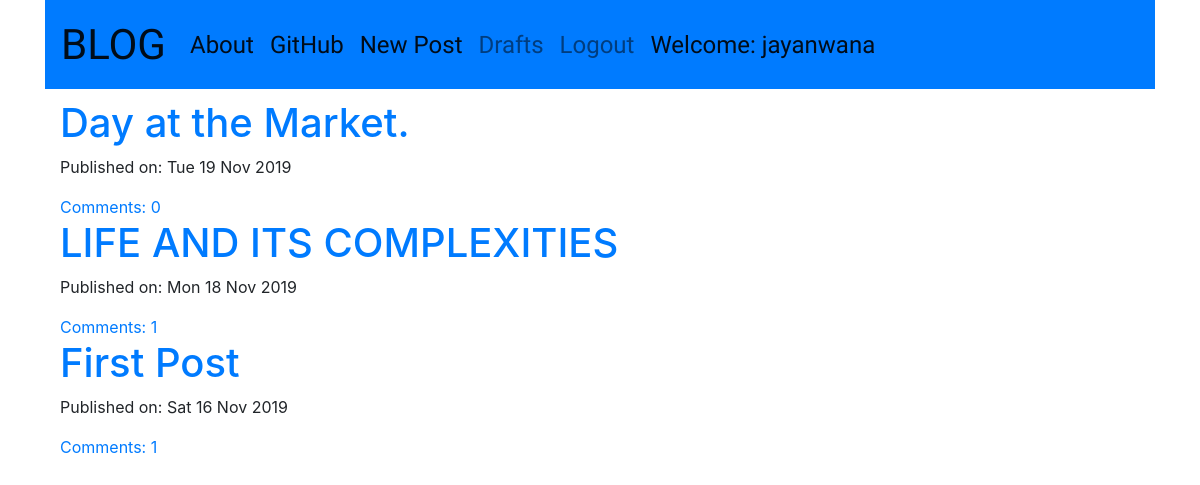
The app's page / (signed in) with its own data.
### blog_app/models.py (models this page shows, shortened)
class Post(models.Model):
    author = models.ForeignKey('auth.User', models.CASCADE)
    title = models.CharField(max_length=64)
    text = models.TextField()
    create_date = models.DateTimeField(default=timezone.now)
    published_date = models.DateTimeField(blank=True, null=True)
    def approve_comment(self):
        return self.comments.filter(approved_comment=True)

### blog_app/views.py (the view)
# urls.py: re_path(r'^$', views.PostListView.as_view(),
class PostListView(ListView):
    model = Post
    def get_queryset(self):
        return Post.objects.filter(published_date__lte=timezone.now()).order_by('-published_date')

### blog_app/templates/blog_app/post_list.html (shortened to what this page needs)
<!DOCTYPE html>
{% extends "blog_app/base.html" %}
{% block body %}
    <div class="centerstage loader">
        {% for post in post_list %}
        <div class="post">
            <h1><a href="{% url 'blog_app:post_detail' pk=post.pk %}">{{post.title}}</a></h1>
            <div class="date">
                <p>Published on: {{post.published_date|date:'D d M Y'}}</p>
            </div>
            <a href="{% url 'blog_app:post_detail' pk=post.pk %}">Comments: {{ post.approve_comment.count }}</a>
        </div>
        {% endfor %}
    </div>
{% endblock %}

### blog_app/templates/blog_app/base.html (shortened to what this page needs)
<!DOCTYPE html>
    {% load staticfiles %}
<html lang="en">
    <head>
        <link rel="stylesheet" href="https://stackpath.bootstrapcdn.com/bootstrap/4.3.1/css/bootstrap.min.css">
        <link rel="stylesheet" href="https://maxcdn.bootstrapcdn.com/font-awesome/4.4.0/css/font-awesome.min.css">
        <link rel="stylesheet" href="//cdn.jsdelivr.net/npm/medium-editor@latest/dist/css/medium-editor.min.css" type="text/css" media="screen" charset="utf-8">
        <link rel="stylesheet" href='{% static "css/blog.css"%}'>
    </head>
    <body>
        <div class="container" id="main">
            <nav class="navbar navbar-expand-lg navbar-light bg-primary techfont custom-navbar">
                <a class="navbar-brand bigbrand" href="{% url 'blog_app:post_list' %}">BLOG</a>
                <div class="collapse navbar-collapse" id="navbarNav">
                    <ul class="navbar-nav">
                        <li class="nav-item active">
                            <a class="nav-link" href="{% url 'blog_app:about'%}">About<span class="sr-only">(current)</span></a>
                        </li>
                        <li class="nav-item active">
                            <a class="nav-link" href="https://www.github.com/jayanwana">GitHub</a>
                        </li>
                    </ul>
                    <ul class="navbar-nav my-2 my-lg-0">
                        {% if user.is_authenticated %}
                            <li class="nav-item active">
                                <a class="nav-link" href="{% url 'blog_app:post_new' %}">New Post</a>
                            </li>
                            <li class="nav-item">
                                <a class="nav-link" href="{% url 'blog_app:drafts_list' %}">Drafts</a>
                            </li>
                            <li class="nav-item">
                                <a class="nav-link" href="{% url 'logout' %}">Logout</a>
                            </li>
                            <li class="nav-item active">
                                <a class="nav-link">Welcome: {{ user.username }}</a>
                            </li>
                        {% else %}
                            <li class="nav-item">
                                <a class="nav-link" href="{% url 'login' %}"><span class="fa fa-user" aria-hidden="true"></span></a>
                            </li>
                        {% endif %}
                    </ul>
                </div>
            </nav>
            <div class="content container">
                <div class="row">
                    <div class="col-md-8">
                        <div class="blog_posts">
                            {% block body %}
                            {% endblock %}
                        </div>
                    </div>
                </div>
            </div>
        </div>
    </body>
</html>

### blog_app/static/css/blog.css (style rules this page uses)
.techfont { font-family: 'Big Shoulders Text', sans-serif; font-size: 1.5em; margin-bottom: 10px; }
.bigbrand { font-size: 1.75em; }
.centerstage { margin-left: auto; margin-right: auto; }
.loader { filter:hue-rotate(0deg); color: linear-gradient(45deg,#0f8,#08f); animation:hue 5000ms infinite linear; }

### records on screen
Post: title "Day at the Market.", published_date "Tue 19 Nov 2019", approve_comment.count "0"
Post: title "LIFE AND ITS COMPLEXITIES", published_date "Mon 18 Nov 2019", approve_comment.count "1"
Post: title "First Post", published_date "Sat 16 Nov 2019", approve_comment.count "1"

### other values on screen
{{ user.username }} "jayanwana"
